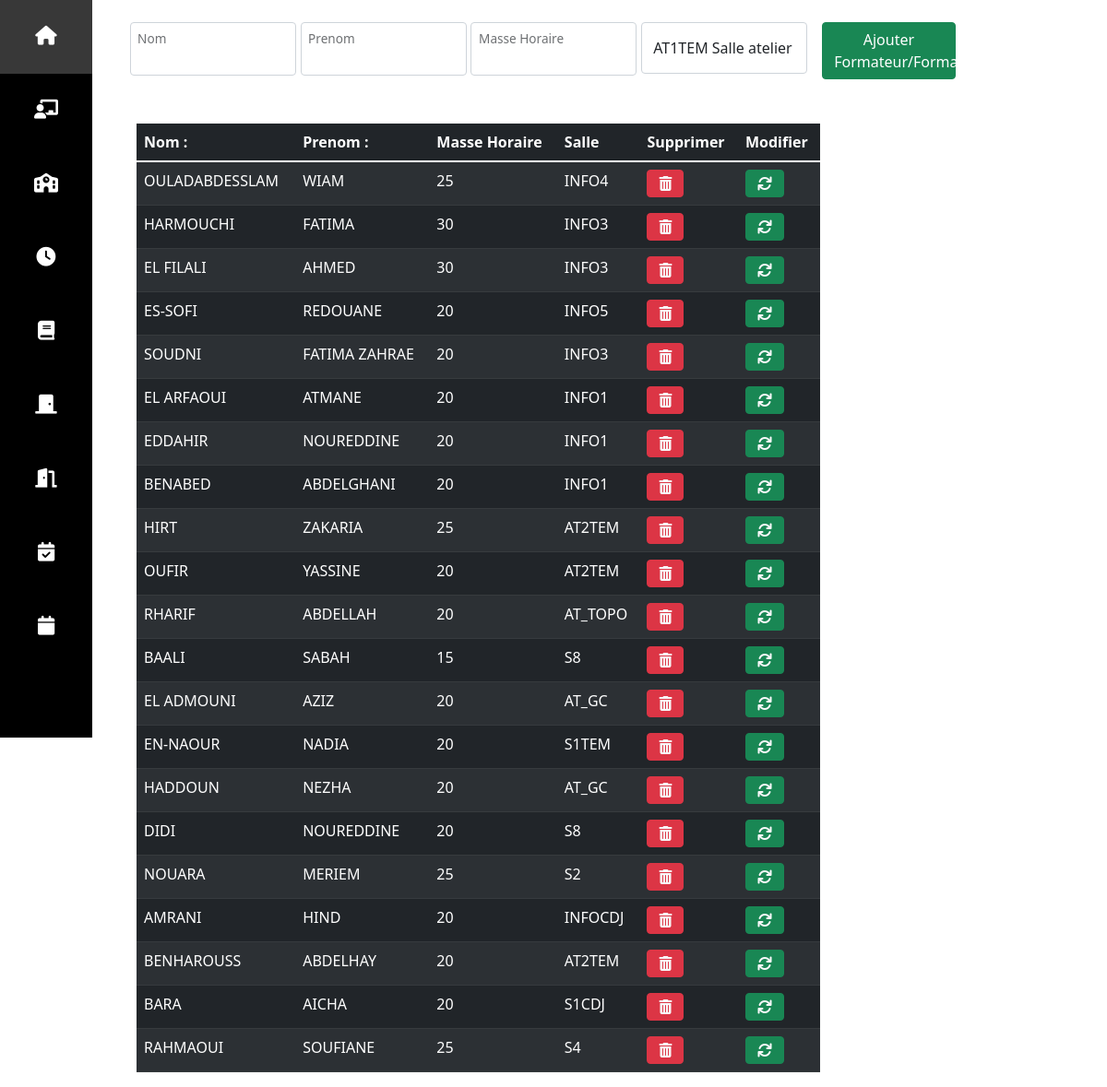
The app's page /views/ajouterF.php, older data.
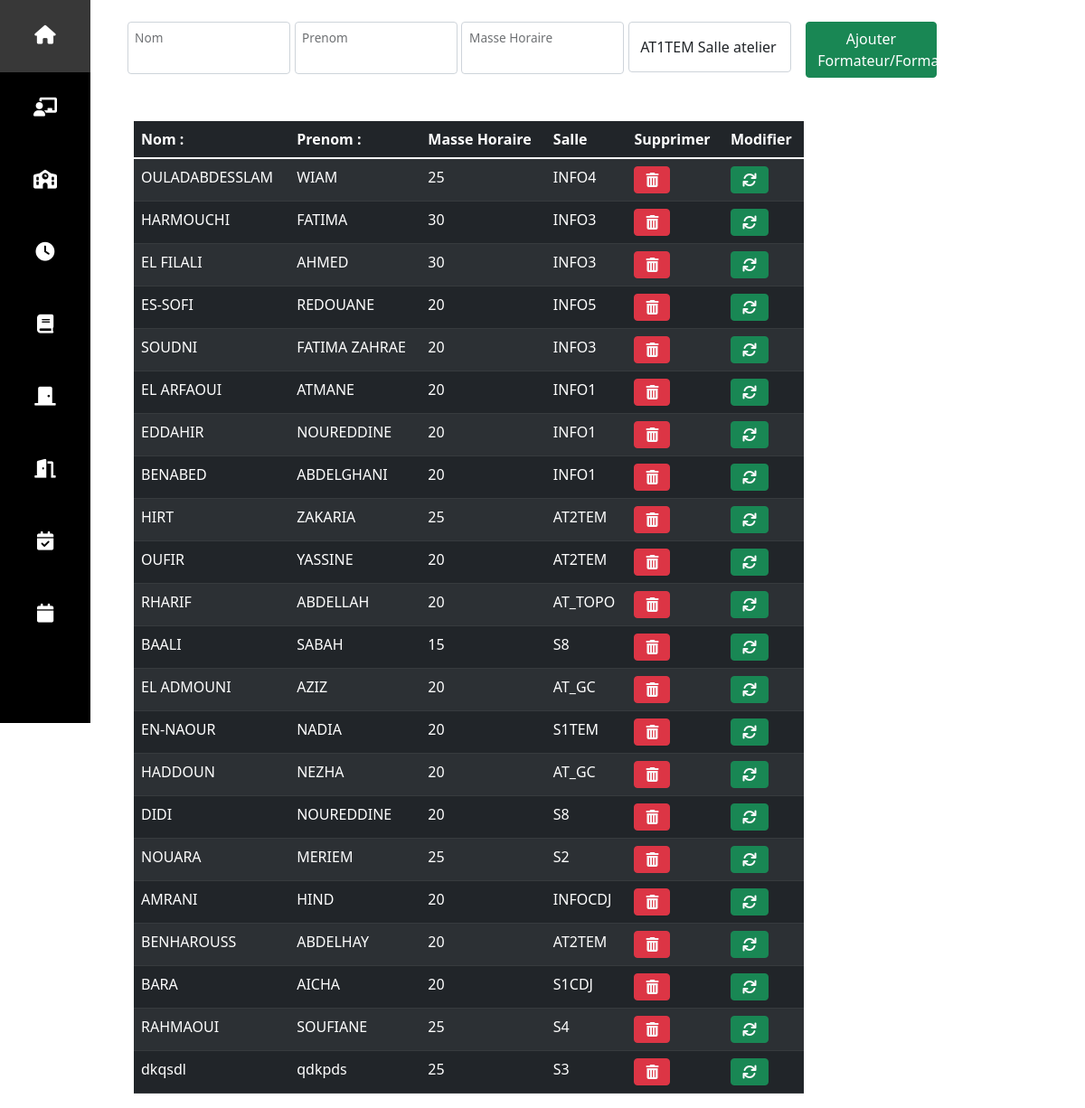
The same page, newer data.
### tables this page shows
CREATE TABLE "formateur" (
	"idFormateur"	INTEGER,
	"nom"	TEXT,
	"prenom"	TEXT,
	"massHoraire"	INTEGER,
	"codeSalle"	TEXT,
	PRIMARY KEY("idFormateur" AUTOINCREMENT),
	FOREIGN KEY (codeSalle) REFERENCES salle(codeSalle)
);

### app/SQLiteSelect.php (called while the page is built, shortened)
<?php
class SQLiteSelect {
    private $cnx;
    public function __construct($cnx) {
        $this->cnx = $cnx;
    }
    public function getFormateurs(){
        $stmt = $this->cnx->query('SELECT * from formateur');
        $formateurs = [];
        while ($row = $stmt->fetch(\PDO::FETCH_ASSOC)) {
            $formateurs[] = [
            'idFormateur' => $row['idFormateur'],
            'nom' => $row['nom'],
            'prenom' => $row['prenom'],
            'massHoraire' => $row['massHoraire'],
            'codeSalle' => $row['codeSalle']
            ];
        }
            return $formateurs;
    }
    public function getSalles(){
        $stmt = $this->cnx->query('SELECT * from salle ORDER BY codeSalle');
        $salles = [];
        while ($row = $stmt->fetch(\PDO::FETCH_ASSOC)) {
            $salles[] = [
            'codeSalle' => $row['codeSalle'],
            'typeSalle' => $row['typeSalle']
            ];
        }
            return $salles;
    }
}

### views/ajouterF.php (the view, shortened to what this page needs)
<?php
    require '../cnx.php';
include 'dashMenu.php';
?>
<div class="col-sm-11">
<div  class="container-fluid" id="content-add-teacher">
    <div class="row">
        <div class="col-sm-12 dashFormateur">
            <div class="addTeacherFormWrapper">
                <center><span id="message"></span></center><br>
                <form method="POST" id="formateurForm">
                    <div class="form-floating ml-3">
                        <input type="text" class="form-control" id="nomF" name="nomF">
                        <label for="nomF">Nom</label>
                    </div>
                    <div class="form-floating ml-3">
                        <input type="text" class="form-control" id="prenomF" name="prenomF">
                        <label for="prenomF">Prenom</label>
                    </div>
                    <div class="form-floating ml-3">
                        <input type="number" class="form-control" id="masseHoraireF" name="masseHoraireF">
                        <label for="masseHoraireF">Masse Horaire</label>
                    </div>
                    <select class="form-control" aria-label="Default select example" name="salleF">
                        <?php
                            $select = new SQLiteSelect($cnx);
                            $profs = $select->getSalles();
                            foreach($profs as $prof){
                                echo "<option value='".$prof['codeSalle']."'>".$prof['codeSalle']." Salle ".$prof['typeSalle']."</option>";
                            }
                        ?>
                    </select>
                    <div class="input-group ml-3">
                        <button type="button" class="btn btn-success w-50 mx-3" name="addTeacher" id="submit" onclick="save_teacher();return false;"> Ajouter Formateur/Formatrice</button>
                    </div>
                </form>
            </div>
        </div>
        <div class="col-sm-9 mainFormateur mt-5">
        <?php
            $select1 = new SQLiteSelect($cnx);
            $formateurs = $select1->getFormateurs();
            echo "<div class='container'><div class='row table-responsive'>";
            echo "<table class='table table-hover table-dark table-striped'>";
            echo "<thead><tr>
                <th>Nom :</th>
                <th>Prenom : </th>
                <th>Masse Horaire</th>
                <th>Salle </th>
                <th>Supprimer</th>
                <th>Modifier</th>
            </tr></thead><tbody>";
            foreach($formateurs as $data){
                echo "<tr'>
                <td>".$data['nom']."</td><td> ".$data['prenom']."</td>
                <td>".$data['massHoraire']."</td>
                <td>".$data['codeSalle']."</td>
                <td><a onclick=\" javascript:return confirm('Vous étes sur vous voulez supprimer ce formateur') \" href='deleteTeacher.php?idFormateur={$data['idFormateur']}'><i class='fa-solid fa-trash-can text-danger btn btn-danger text-light'></i></a></td>
                <td><a onclick=\" javascript:return confirm('Vous étes sur vous voulez modifier ce formateur') \" href='updateTeacher.php?idFormateur={$data['idFormateur']}'><i class='fa-solid fa-arrows-rotate btn btn-success text-light'></i></a></td>
                </tr>";
            }
            echo "</tbody></table></div></div>";
        ?>
        </div>
    </div>
</div>
</div>
</body>
</html>

### views/dashMenu.php (shortened to what this page needs)
<!DOCTYPE html>
<html lang="en" >
<head>
    <link rel="stylesheet" href="../bootsfonts/bootstrap-5.1.3-dist/css/bootstrap.css">
    <link rel="stylesheet" href="../bootsfonts/fontawesome-free-6.0.0-web/css/all.css">
    <link rel="stylesheet" href="../bootsfonts/style.css">
</head>
<body >
<div class="container-fluid">
    <div class="row">
        <nav class="col-sm-1 sideBarMenu">
            <div class="menuItem"><a href="../index.php"><i class="fa-solid fa-home"></i></a></div>
            <div class="menuItem"><a href="ajouterF.php"><i class="fa-solid  fa-chalkboard-teacher"></i></a></div>
            <div class="menuItem"><a href="ajouterFiliere.php"><i class="fa-solid fa-school"></i></a></div>
            <div class="menuItem"><a href="ajouterGroupe.php"><i class="fa-solid fa-clock"></i></a></div>
            <div class="menuItem"><a href="ajouterModule.php"><i class="fa-solid fa-book"></i></a></div>
            <div class="menuItem"><a href="ajouterSalle.php"><i class="fa-solid fa-door-closed"></i></a></div>
            <div class="menuItem"><a href="voirSalleDispo.php"><i class="fa-solid fa-door-open"></i></a></div>
            <div class="menuItem"><a href="ajouterCours.php"><i class="fa-solid fa-calendar-check"></i></a></div>
            <div class="menuItem"><a href="voirF.php"><i class="fa-solid fa-calendar"></i></a></div>
        </nav>

### menuStyle.php (style rules this page uses)
.sideBarMenu { background-color:black; min-height:100vh; max-height:fit-content; padding:0 !important; }
.menuItem { display:flex; align-items:center; justify-content:center; height:10vh; }
.menuItem a i { color:#fff; font-size:1.3em; }

Row changes from the older to the newer data that the page shows:
added formateur: nom "dkqsdl", prenom "qdkpds", massHoraire "25", codeSalle "S3"
